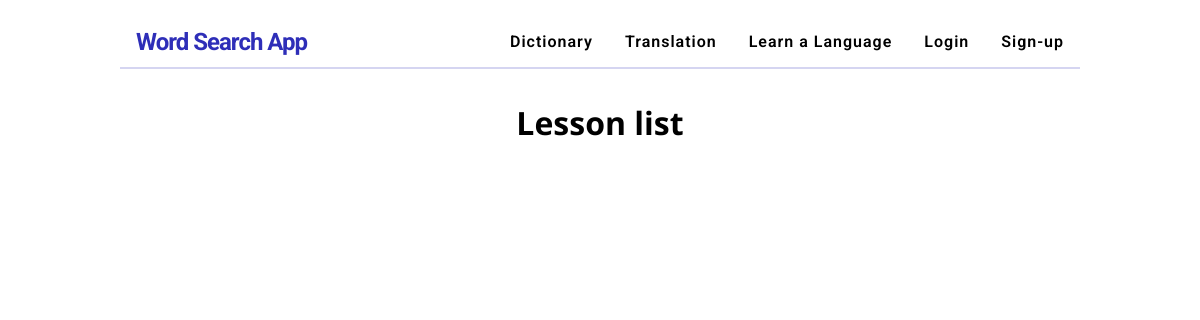
The page /curriculum/2/spanish_fundamental/ on the database as committed earlier.
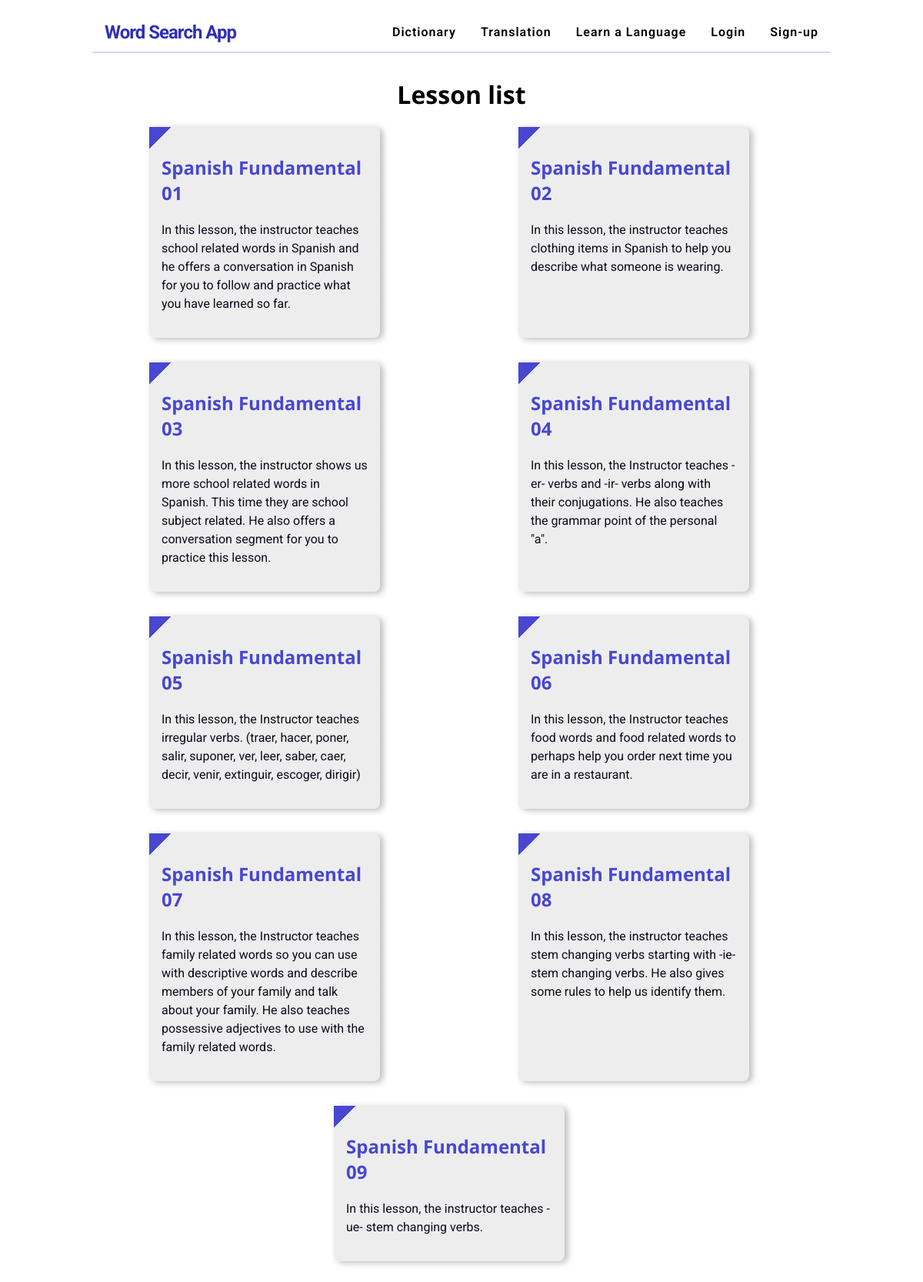
The same page on the database as committed later.
### curriculum/models.py (models this page shows, shortened)
class Lesson(models.Model):
    lesson_id = models.CharField(max_length=100, unique=True)
    Standard = models.ForeignKey(Standard, on_delete=models.CASCADE)
    created_by = models.ForeignKey(User,on_delete=models.CASCADE)
    created_at = models.DateTimeField(auto_now_add=True)
    subject = models.ForeignKey(Subject, on_delete=models.CASCADE,related_name='lessons')
    name = models.CharField(max_length=250)
    position = models.PositiveSmallIntegerField(verbose_name="Chapter no.")
    slug = models.SlugField(null=True, blank=True)
    video = models.CharField(max_length=500, blank=True)
    description = models.TextField(max_length=500,blank=True)
    file_object = open("Curriculum_model_log.txt", 'a+')
    logger.log(file_object, 'Created lesson table ', 'Info')
    class Meta:
        ordering = ['position']

### curriculum/views.py (the view)
# urls.py: path('<str:standard>/<slug:slug>/', views.LessonListView.as_view(), name='lesson_list'),
class LessonListView(DetailView):
    context_object_name = 'subjects'
    file_object = open("Curriculum_log.txt", 'a+')
    logger.log(file_object, 'Shows the name of the lessons of particuluar subject ', 'Info')
    model = Subject
    template_name = 'curriculum/lesson_list_view.html'
    file_object.close()

### curriculum/templates/curriculum/lesson_list_view.html
{% extends 'Login/base.html' %}
{% load static %}
{% block content %}
  <main class="lesson-list">
    <h1>Lesson list</h1>
    <div class="lesson-list__container">
      {% for lesson in subjects.lessons.all %}
        <div class="lesson-list__block">
          <a href ="{% url 'curriculum:lesson_detail' slug=lesson.slug subject=subjects.slug standard=lesson.Standard.slug %}">
          <h2>
              {{lesson.name}}
          </h2>
          <p>{{lesson.description}}</p>
        </a>
        </div>
      {% endfor %}
    </div>
  </main>
{% endblock%}

Rows that differ between the two databases and show on the page:
added Lesson: name "Spanish Fundamental 01", description "In this lesson, the instructor teaches school related words in Spanish and he offers a conversation in Spanish for you to follow and practice what you have learned so far."
added Lesson: name "Spanish Fundamental 02", description "In this lesson, the instructor teaches clothing items in Spanish to help you describe what someone is wearing."
added Lesson: name "Spanish Fundamental 03", description "In this lesson, the instructor shows us more school related words in Spanish. This time they are school subject related. He also offers a conversation segment for you to practice this lesson."
added Lesson: name "Spanish Fundamental 04", description "In this lesson, the Instructor teaches -er- verbs and -ir- verbs along with their conjugations. He also teaches the grammar point of the personal \"a\"."
added Lesson: name "Spanish Fundamental 05", description "In this lesson, the Instructor teaches irregular verbs. (traer, hacer, poner, salir, suponer, ver, leer, saber, caer, decir, venir, extinguir, escoger, dirigir)"
added Lesson: name "Spanish Fundamental 06", description "In this lesson, the Instructor teaches food words and food related words to perhaps help you order next time you are in a restaurant."
added Lesson: name "Spanish Fundamental 07", description "In this lesson, the Instructor teaches family related words so you can use with descriptive words and describe members of your family and talk about your family. He also teaches possessive adjectives to use with the family related words."
added Lesson: name "Spanish Fundamental 08", description "In this lesson, the instructor teaches stem changing verbs starting with -ie- stem changing verbs. He also gives some rules to help us identify them."
added Lesson: name "Spanish Fundamental 09", description "In this lesson, the instructor teaches -ue- stem changing verbs."
